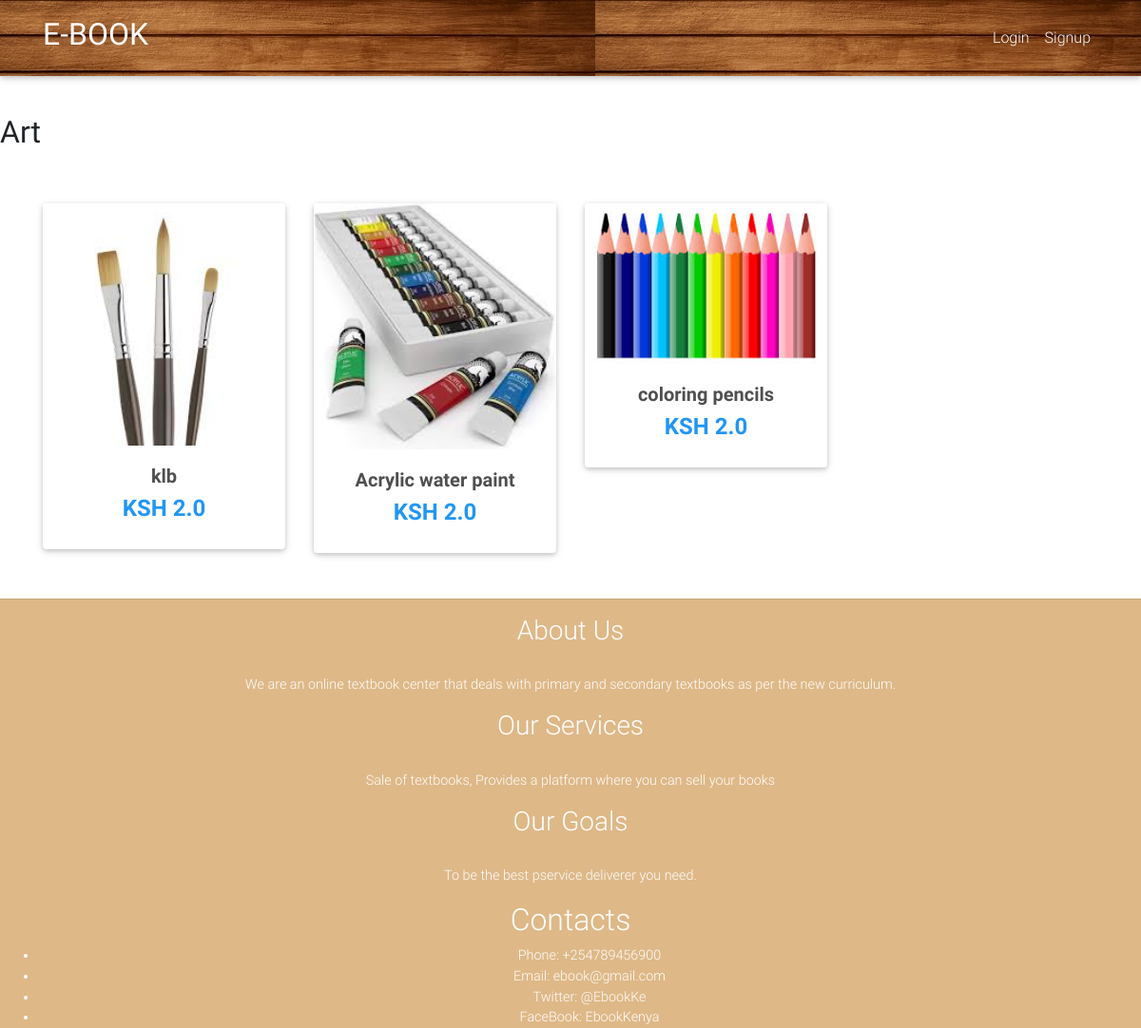
The app's page /art with its own data.
### core/models.py (models this page shows, shortened)
class Item(models.Model):
    title = models.CharField(max_length=100)
    price = models.FloatField()
    discount_price = models.FloatField(blank=True, null=True)
    category = models.CharField(choices=CATEGORY_CHOICES, max_length=2)
    label = models.CharField(choices=LABEL_CHOICES, max_length=1)
    slug = models.SlugField()
    description = models.TextField()
    image = models.ImageField(upload_to='Item_images')
    class Meta:
        ordering = ['id']
    def get_absolute_url(self):
        return reverse("core:product", kwargs={
            'slug': self.slug
        })

### core/views.py (the view)
# urls.py: path('art', views.art, name="art"),
def art(request):
    arts = Item.objects.filter(category="A")
    return  render(request, "art.html", locals())

### templates/art.html (shortened to what this page needs)
{% extends "base.html" %}
{% block content %}
<br>
<br>
<h2><b>Art</b></h2>
<main>
    <div class="container">
        <section class="text-center mb-4">
            <div class="row wow fadeIn">
                {% for art in arts %}
                <div class="col-lg-3 col-md-6 mb-4">
                    <br>
                    <br>
                    <div class="card">
                        <div class="view overlay">
                            <img src="{{ art.image.url }}"
                                 class="card-img-top">
                        </div>
                        <div class="card-body text-center">
                            <h5>
                                <strong>
                                    <a href="{{ art.get_absolute_url }}" class="dark-grey-text">{{ art.title }}
                                    </a>
                                </strong>
                            </h5>
                            <h4 class="font-weight-bold blue-text">
                                <strong>KSH
                                    {% if art.discount_price %}
                                    {{ art.discount_price }}
                                    {% else %}
                                    {{ art.price }}
                                    {% endif %}
                                </strong>
                            </h4>
                        </div>
                    </div>
                </div>
                {% endfor %}
            </div>
        </section>
    </div>
</main>
{% endblock content %}

### templates/base.html (style rules this page uses)
html, body, header, .carousel { height: 60vh; }

### records on screen
Item: image (picture), title "klb", price "2.0"
Item: image (picture), title "Acrylic water paint", price "2.0"
Item: image (picture), title "coloring pencils", price "2.0"
